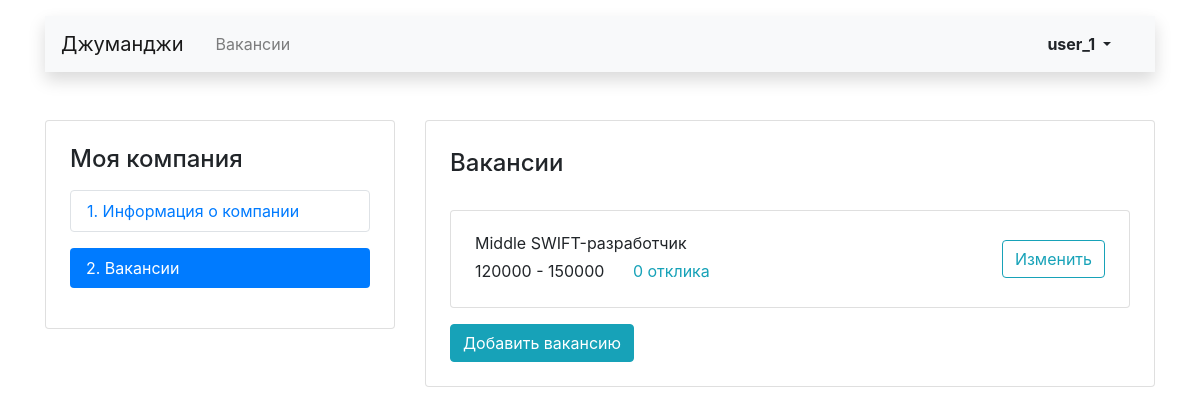
Page /mycompany/vacancies/ (signed in) on the committed database.
### main/models.py (models this page shows, shortened)
class Vacancy(models.Model):
    title = models.CharField(max_length=150, verbose_name='Название')
    specialty = models.ForeignKey(
        'Specialty',
        on_delete=models.CASCADE,
        to_field="code",
        related_name="vacancies",
        verbose_name='Специализация',
    )
    company = models.ForeignKey(
        'Company',
        on_delete=models.CASCADE,
        related_name="vacancies",
        verbose_name='Компания',
    )
    skills = models.TextField(blank=True, verbose_name='Навыки')
    description = models.TextField(blank=True, verbose_name='Текст')
    salary_min = models.IntegerField(default=0, blank=True, verbose_name='Зарплата от')
    salary_max = models.IntegerField(default=0, blank=True, verbose_name='Зарплата до')
    published_at = models.DateField(auto_now_add=True, verbose_name='Опубликовано')
    class Meta:
        verbose_name = 'Вакансию'
        verbose_name_plural = 'Вакансии'
        ordering = ['id']

### main/views.py (the view)
# urls.py: path('mycompany/vacancies/', views.MyCompanyVacanciesListView.as_view(), name='my_company_vacancies_list'),
class MyCompanyVacanciesListView(MyCompanyMixin, ListView):
    model = Vacancy
    template_name = 'main/mycompany_vacancies_list.html'
    def get_queryset(self):
        context = (
            self.kwargs['user_company'].vacancies.all()
            .values('id', 'title', 'salary_min', 'salary_max')
            .annotate(count_interested=Count('applications'))
        )
        return context

### main/utils.py (called while the page is built)
    def dispatch(self, request, *args, **kwargs):
        if request.resolver_match.url_name in self.MY_COMPANY_SETTINGS:
            self.kwargs['user_company'] = self.user_has_companies(request.user)
            if self.kwargs['user_company'] is None:
                return redirect('my_company_start')
            return super().dispatch(request, *args, **kwargs)
        elif request.resolver_match.url_name in self.CREATE_MY_COMPANY:
            if self.user_has_no_company(request.user):
                return super().dispatch(request, *args, **kwargs)
            raise PermissionDenied("403; Ваша компания уже зарегистрирована")
        raise Exception("Что-то пошло не так на сервере")

    def user_is_authenticated(self, user: User) -> User:
        if not user.is_authenticated and self.custom_raise_exception:
            raise PermissionDenied("403; Не авторизован")
        return user

    def user_has_companies(self, user: User) -> Company | None:
        user = self.user_is_authenticated(user)
        try:
            user_company = user.owner
        except ObjectDoesNotExist:
            return None
        return user_company

### main/templates/main/mycompany_vacancies_list.html (shortened to what this page needs)
{% extends 'main/main_layout.html' %}
{% block custom_body %}
<main class="container mt-3 pb-5">
    <div class="row mt-5">
        {% include 'main/mycompany_nav.html' %}
        <div class="col-12 col-lg-8">
            <div class="card">
                <div class="card-body px-4 pb-4">
                    <section class="tab-pane fade show active">
                        <h2 class="h4 pt-2 pb-3">Вакансии</h2>
                        {% for obj in object_list %}
                        <div class="card mt-3">
                            <div class="card-body px-4">
                                <div class="row align-items-center">
                                    <div class="col-6 col-lg-8">
                                        <p  class="mb-1">{{ obj.title }}</p>
                                        <p class="mb-1">
                                            <span class="mr-4">{{ obj.salary_min }} - {{ obj.salary_max }}</span>
                                            <a href="#" class="text-info">{{ obj.count_interested }} отклика</a>
                                        </p>
                                    </div>
                                    <div class="col-6 col-lg-4 text-right">
                                        <a href="{% url 'my_company_vacancy' obj.id %}" class="btn btn-outline-info">Изменить</a>
                                    </div>
                                </div>
                            </div>
                        </div>
                        {% endfor %}
                    <a href="{% url 'create_vacancy_my_company' %}" class="btn btn-info mt-3">Добавить вакансию</a>
                    </section>
                </div>
            </div>
        </div>
    </div>
</main>
{% endblock %}

### main/templates/main/main_layout.html (shortened to what this page needs)
<!DOCTYPE html>
<html lang="ru">
<head>
    <link rel="stylesheet" href="https://stackpath.bootstrapcdn.com/bootstrap/4.3.1/css/bootstrap.min.css"
>
</head>
<body>
<header class="container mt-3">
    <nav class="navbar navbar-expand-lg navbar-light bg-light shadow">
        <a class="navbar-brand mr-4" href="{% url 'main_page' %}">Джуманджи</a>
        <div class="collapse navbar-collapse justify-content-between" id="navbarNav">
            <ul class="navbar-nav col-10">
                <li class="nav-item">
                    <a class="nav-link" href="{% url 'vacancies_page' %}">Вакансии</a>
                </li>
            </ul>
            <ul class="navbar-nav col-2 justify-content-end">
                {% if request.user.is_anonymous %}
                <li class="nav-item active">
                    <a href="{% url 'login' %}" class="nav-link font-weight-bold">Вход</a>
                </li>
                {% else %}
                <li class="nav-item active">
                    <div class="btn-group">
                        <button type="button" class="btn dropdown-toggle font-weight-bold" data-toggle="dropdown" aria-haspopup="true" aria-expanded="false">
                        {{ request.user }}
                        </button>
                    </div>
                </li>
                {% endif %}
            </ul>
        </div>
    </nav>
</header>
{% block custom_body %}
{% endblock %}
</body>
</html>

### rows in the picture
Vacancy: title "Middle SWIFT-разработчик", salary_min "120000", salary_max "150000", count_interested "0"

### other values in the picture
{{ request.user }} "user_1"
